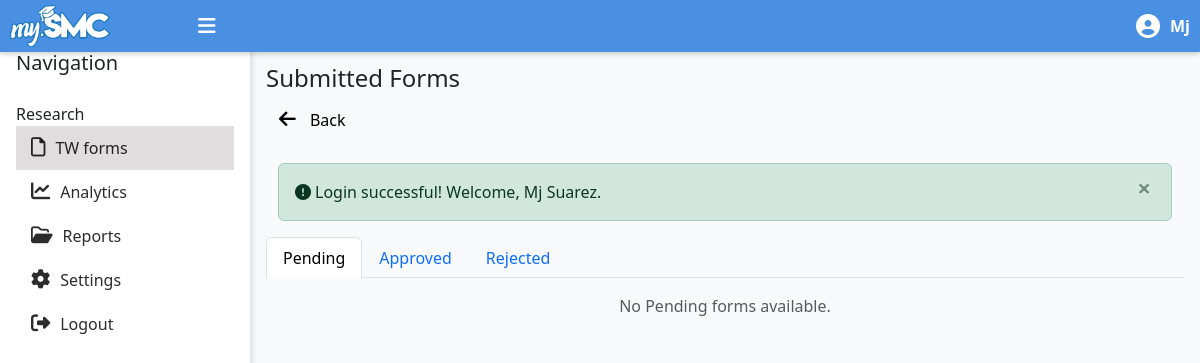
Page /dean/tw-forms.php (signed in) on the earlier database version.
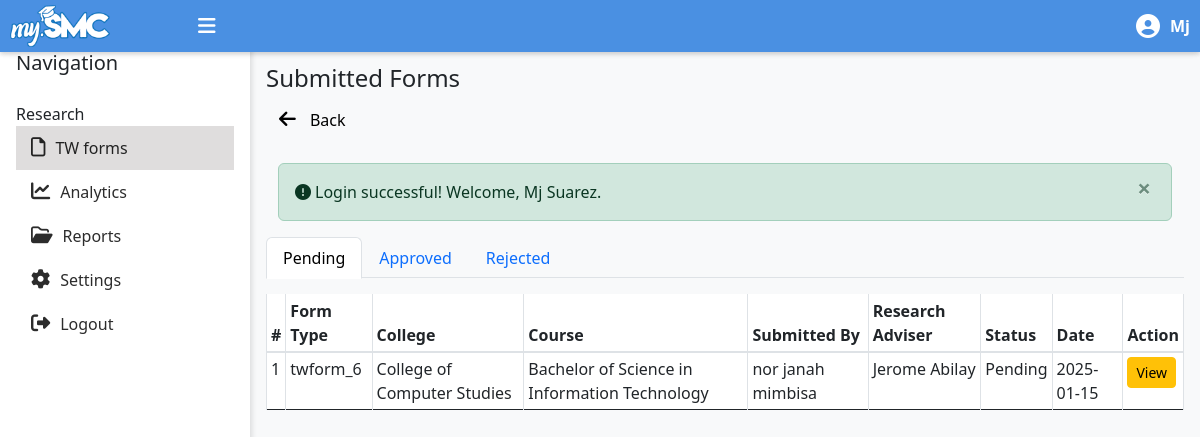
Same page on the later database version.
### tables this page shows
CREATE TABLE `tw_forms` (
  `tw_form_id` int(11) NOT NULL,
  `form_type` enum('twform_1','twform_2','twform_3','twform_4','twform_5','twform_6') NOT NULL,
  `ir_agenda_id` int(11) NOT NULL,
  `col_agenda_id` int(11) NOT NULL,
  `department_id` int(11) NOT NULL,
  `course_id` int(11) NOT NULL,
  `user_id` int(11) NOT NULL,
  `research_adviser_id` int(11) NOT NULL,
  `overall_status` enum('pending','approved','rejected','') NOT NULL,
  `comments` text DEFAULT NULL,
  `submission_date` date DEFAULT NULL,
  `last_updated` timestamp NOT NULL DEFAULT current_timestamp()
);

CREATE TABLE `departments` (
  `department_id` int(11) NOT NULL,
  `department_name` varchar(255) NOT NULL
);

CREATE TABLE `courses` (
  `course_id` int(11) NOT NULL,
  `course_name` varchar(255) NOT NULL,
  `department_id` int(11) DEFAULT NULL
);

CREATE TABLE `accounts` (
  `user_id` int(255) NOT NULL,
  `username` varchar(50) NOT NULL,
  `password` varchar(255) NOT NULL,
  `firstname` varchar(50) NOT NULL,
  `lastname` varchar(50) NOT NULL,
  `contact` varchar(13) NOT NULL,
  `department_id` int(11) NOT NULL,
  `smc_email` varchar(255) NOT NULL,
  `user_type` enum('student','dean','panelist','rmo_staff','subject_advisor') NOT NULL,
  `date_created` datetime NOT NULL DEFAULT current_timestamp()
);

### messages.php (called while the page is built, shortened)
<?php
$messages = isset($_SESSION['messages']) ? $_SESSION['messages'] : [];
?>

### dean/tw-forms.php (the view, shortened to what the changed rows need)
<?php
    include('dean-master.php');
    require '../config/connect.php';
    include '../messages.php';
    $user_id = $_SESSION['user_id'];
$query = "SELECT department_id FROM ACCOUNTS WHERE user_id = ?";
$stmt = mysqli_prepare($conn, $query);
mysqli_stmt_bind_param($stmt, "i", $user_id);
mysqli_stmt_execute($stmt);
$result = mysqli_stmt_get_result($stmt);
$dean_data = mysqli_fetch_assoc($result);
$dean_department_id = $dean_data['department_id'];
function getTWForms($dean_department_id) {
    global $conn;
    $query = "
        SELECT
            tw.tw_form_id,
            tw.form_type,
            tw.user_id,
            tw.ir_agenda_id,
            tw.col_agenda_id,
            tw.department_id AS department,
            tw.course_id AS course,
            tw.research_adviser_id AS adviser,
            tw.comments,
            tw.overall_status,
            tw.submission_date,
            tw.last_updated,
            u.firstname AS student_firstname,
            u.lastname AS student_lastname,
            dep.department_name AS department_name,
            cou.course_name AS course_name,
            advisor.firstname AS adviser_firstname,
            advisor.lastname AS adviser_lastname
        FROM TW_FORMS tw
        LEFT JOIN ACCOUNTS u ON tw.user_id = u.user_id
        LEFT JOIN DEPARTMENTS dep ON tw.department_id = dep.department_id
        LEFT JOIN COURSES cou ON tw.course_id = cou.course_id
        LEFT JOIN ACCOUNTS advisor ON tw.research_adviser_id = advisor.user_id AND advisor.user_type = 'panelist'
        WHERE tw.department_id = ?  -- Filter by dean's department_id
        ORDER BY tw.last_updated DESC
    ";
    $stmt = mysqli_prepare($conn, $query);
    mysqli_stmt_bind_param($stmt, "i", $dean_department_id);
    mysqli_stmt_execute($stmt);
    $result = mysqli_stmt_get_result($stmt);
    $requests = [
        'pending' => [],
        'approved' => [],
        'rejected' => []
    ];
    while ($row = mysqli_fetch_assoc($result)) {
        $status = strtolower($row['overall_status']);
        if (isset($requests[$status])) {
            $requests[$status][] = $row;
        }
    }
    return $requests;
}
$twforms_by_status = getTWForms($dean_department_id);
?>
<section id="tw-forms" class="pt-4">
        <?php if (!empty($messages)): ?>
            <div class="container mt-3">
                <?php foreach ($messages as $message): ?>
                    <div class="alert alert-<?= htmlspecialchars($message['tags']) ?> alert-dismissible fade show" role="alert">
                    <i class="fa-solid fa-circle-exclamation mr-1"></i><?= htmlspecialchars($message['content']) ?>
                        <button type="button" class="close" data-bs-dismiss="alert" aria-label="Close">
                            <span aria-hidden="true">&times;</span>
                        </button>
                    </div>
                <?php endforeach; ?>
            </div>
        <?php endif; ?>
        <div class="row">
            <?php foreach (['pending', 'approved', 'rejected'] as $status): ?>
            <div id="<?= $status ?>Forms" class="form-section w-100" style="display: <?= $status === 'pending' ? 'block' : 'none'; ?>;">
                <?php if (!empty($twforms_by_status[$status])): ?>
                <div class="table-responsive">
                    <table id="items-table" class="table table-bordered table-sm display">
                        <thead class="thead-background">
                            <tr>
                                <th>#</th>
                                <th>Form Type</th>
                                <th>College</th>
                                <th>Course</th>
                                <th>Submitted By</th>
                                <th>Research Adviser</th>
                                <th>Status</th>
                                <th>Date</th>
                                <th>Action</th>
                            </tr>
                        </thead>
                        <tbody>
                            <?php $i = 1; foreach ($twforms_by_status[$status] as $form): ?>
                                <tr>
                                    <td><?= $i++; ?></td>
                                    <td><?= $form['form_type'] ?></td>
                                    <td><?= $form['department_name'] ?></td>
                                    <td><?= $form['course_name'] ?></td>
                                    <td><?= $form['student_firstname'] . ' ' . $form['student_lastname'] ?></td>
                                    <td><?= $form['adviser_firstname'] . ' ' . $form['adviser_lastname'] ?></td>
                                    <td><?= ucfirst($form['overall_status']) ?></td>
                                    <td><?= $form['submission_date'] ?></td>
                                    <td>
                                        <?php
                                        switch ($form['form_type']) {
                                            case 'twform_1':
                                                $viewPage = 'tw-form1-details.php';
                                                break;
                                            case 'twform_2':
                                                $viewPage = 'tw-form2-details.php';
                                                break;
                                            case 'twform_3':
                                                $viewPage = 'tw-form3-details.php';
                                                break;
                                            case 'twform_4':
                                                $viewPage = 'tw-form4-details.php';
                                                break;
                                            case 'twform_5':
                                                $viewPage = 'tw-form5-details.php';
                                                break;
                                            case 'twform_6':
                                                $viewPage = 'tw-form6-details.php';
                                                break;
                                        }
                                        ?>
                                        <a href="<?= $viewPage ?>?tw_form_id=<?= $form['tw_form_id'] ?>" class="btn btn-warning btn-sm" id="view">View</a>
                                    </td>
                                </tr>
                            <?php endforeach; ?>
                        </tbody>
                    </table>
                </div>
                    <?php else: ?>
                    <p class="text-center text-muted">No <?= ucfirst($status) ?> forms available.</p>
                <?php endif; ?>
            </div>
        <?php endforeach; ?>
    </div>
</section>
<?php
include('dean-master.php');
?>

Differences in the rows shown:
added tw_forms: form_type "twform_6", department.department_name "College of Computer Studies", course.course_name "Bachelor of Science in Information Technology", user.firstname "nor janah", user.lastname "mimbisa", accounts.firstname "Jerome", accounts.lastname "Abilay", overall_status "Pending", submission_date "2025-01-15"
Other differences:
new list line: "# Form Type College Course Submitted By Research Adviser Status Date Action"
list line gone: "No Pending forms available."
